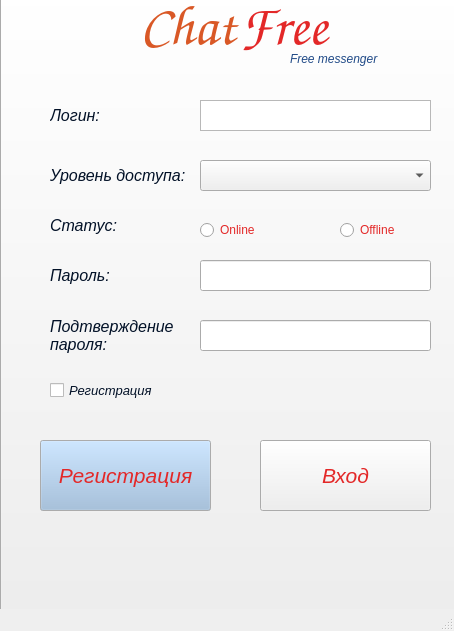
<?xml version="1.0" encoding="UTF-8"?>
<ui version="4.0">
 <class>MainWindow</class>
 <widget class="QMainWindow" name="MainWindow">
  <property name="geometry">
   <rect>
    <x>0</x>
    <y>0</y>
    <width>454</width>
    <height>631</height>
   </rect>
  </property>
  <property name="windowTitle">
   <string>ChatFree</string>
  </property>
  <property name="windowOpacity">
   <double>1.000000000000000</double>
  </property>
  <property name="toolTipDuration">
   <number>0</number>
  </property>
  <property name="layoutDirection">
   <enum>Qt::LeftToRight</enum>
  </property>
  <property name="autoFillBackground">
   <bool>true</bool>
  </property>
  <widget class="QWidget" name="centralwidget">
   <widget class="QTextEdit" name="login_text">
    <property name="geometry">
     <rect>
      <x>200</x>
      <y>100</y>
      <width>231</width>
      <height>31</height>
     </rect>
    </property>
   </widget>
   <widget class="QLabel" name="log_label">
    <property name="geometry">
     <rect>
      <x>50</x>
      <y>100</y>
      <width>131</width>
      <height>31</height>
     </rect>
    </property>
    <property name="palette">
     <palette>
      <active>
       <colorrole role="WindowText">
        <brush brushstyle="SolidPattern">
         <color alpha="255">
          <red>2</red>
          <green>17</green>
          <blue>39</blue>
         </color>
        </brush>
       </colorrole>
      </active>
      <inactive>
       <colorrole role="WindowText">
        <brush brushstyle="SolidPattern">
         <color alpha="255">
          <red>2</red>
          <green>17</green>
          <blue>39</blue>
         </color>
        </brush>
       </colorrole>
      </inactive>
      <disabled>
       <colorrole role="WindowText">
        <brush brushstyle="SolidPattern">
         <color alpha="255">
          <red>190</red>
          <green>190</green>
          <blue>190</blue>
         </color>
        </brush>
       </colorrole>
      </disabled>
     </palette>
    </property>
    <property name="font">
     <font>
      <family>Ubuntu</family>
      <pointsize>12</pointsize>
      <weight>50</weight>
      <italic>true</italic>
      <bold>false</bold>
     </font>
    </property>
    <property name="text">
     <string>Логин:</string>
    </property>
   </widget>
   <widget class="QLabel" name="label_2">
    <property name="geometry">
     <rect>
      <x>140</x>
      <y>0</y>
      <width>101</width>
      <height>51</height>
     </rect>
    </property>
    <property name="palette">
     <palette>
      <active>
       <colorrole role="WindowText">
        <brush brushstyle="SolidPattern">
         <color alpha="255">
          <red>217</red>
          <green>88</green>
          <blue>38</blue>
         </color>
        </brush>
       </colorrole>
      </active>
      <inactive>
       <colorrole role="WindowText">
        <brush brushstyle="SolidPattern">
         <color alpha="255">
          <red>217</red>
          <green>88</green>
          <blue>38</blue>
         </color>
        </brush>
       </colorrole>
      </inactive>
      <disabled>
       <colorrole role="WindowText">
        <brush brushstyle="SolidPattern">
         <color alpha="255">
          <red>190</red>
          <green>190</green>
          <blue>190</blue>
         </color>
        </brush>
       </colorrole>
      </disabled>
     </palette>
    </property>
    <property name="font">
     <font>
      <family>URW Chancery L</family>
      <pointsize>42</pointsize>
      <weight>75</weight>
      <italic>true</italic>
      <bold>true</bold>
     </font>
    </property>
    <property name="text">
     <string>Chat</string>
    </property>
   </widget>
   <widget class="QPushButton" name="enter_button">
    <property name="geometry">
     <rect>
      <x>260</x>
      <y>440</y>
      <width>171</width>
      <height>71</height>
     </rect>
    </property>
    <property name="palette">
     <palette>
      <active>
       <colorrole role="WindowText">
        <brush brushstyle="SolidPattern">
         <color alpha="255">
          <red>227</red>
          <green>40</green>
          <blue>40</blue>
         </color>
        </brush>
       </colorrole>
       <colorrole role="ButtonText">
        <brush brushstyle="SolidPattern">
         <color alpha="255">
          <red>227</red>
          <green>40</green>
          <blue>40</blue>
         </color>
        </brush>
       </colorrole>
      </active>
      <inactive>
       <colorrole role="WindowText">
        <brush brushstyle="SolidPattern">
         <color alpha="255">
          <red>227</red>
          <green>40</green>
          <blue>40</blue>
         </color>
        </brush>
       </colorrole>
       <colorrole role="ButtonText">
        <brush brushstyle="SolidPattern">
         <color alpha="255">
          <red>227</red>
          <green>40</green>
          <blue>40</blue>
         </color>
        </brush>
       </colorrole>
      </inactive>
      <disabled>
       <colorrole role="WindowText">
        <brush brushstyle="SolidPattern">
         <color alpha="255">
          <red>190</red>
          <green>190</green>
          <blue>190</blue>
         </color>
        </brush>
       </colorrole>
       <colorrole role="ButtonText">
        <brush brushstyle="SolidPattern">
         <color alpha="255">
          <red>190</red>
          <green>190</green>
          <blue>190</blue>
         </color>
        </brush>
       </colorrole>
      </disabled>
     </palette>
    </property>
    <property name="font">
     <font>
      <pointsize>16</pointsize>
      <italic>true</italic>
     </font>
    </property>
    <property name="text">
     <string>Вход</string>
    </property>
    <property name="iconSize">
     <size>
      <width>200</width>
      <height>200</height>
     </size>
    </property>
    <property name="shortcut">
     <string>Return</string>
    </property>
   </widget>
   <widget class="QLabel" name="lev_label">
    <property name="geometry">
     <rect>
      <x>50</x>
      <y>160</y>
      <width>141</width>
      <height>31</height>
     </rect>
    </property>
    <property name="palette">
     <palette>
      <active>
       <colorrole role="WindowText">
        <brush brushstyle="SolidPattern">
         <color alpha="255">
          <red>2</red>
          <green>17</green>
          <blue>39</blue>
         </color>
        </brush>
       </colorrole>
      </active>
      <inactive>
       <colorrole role="WindowText">
        <brush brushstyle="SolidPattern">
         <color alpha="255">
          <red>2</red>
          <green>17</green>
          <blue>39</blue>
         </color>
        </brush>
       </colorrole>
      </inactive>
      <disabled>
       <colorrole role="WindowText">
        <brush brushstyle="SolidPattern">
         <color alpha="255">
          <red>190</red>
          <green>190</green>
          <blue>190</blue>
         </color>
        </brush>
       </colorrole>
      </disabled>
     </palette>
    </property>
    <property name="font">
     <font>
      <family>Ubuntu</family>
      <pointsize>12</pointsize>
      <weight>50</weight>
      <italic>true</italic>
      <bold>false</bold>
     </font>
    </property>
    <property name="text">
     <string>Уровень доступа:</string>
    </property>
   </widget>
   <widget class="QLabel" name="pass_confirm_label">
    <property name="geometry">
     <rect>
      <x>50</x>
      <y>290</y>
      <width>131</width>
      <height>91</height>
     </rect>
    </property>
    <property name="palette">
     <palette>
      <active>
       <colorrole role="WindowText">
        <brush brushstyle="SolidPattern">
         <color alpha="255">
          <red>2</red>
          <green>17</green>
          <blue>39</blue>
         </color>
        </brush>
       </colorrole>
      </active>
      <inactive>
       <colorrole role="WindowText">
        <brush brushstyle="SolidPattern">
         <color alpha="255">
          <red>2</red>
          <green>17</green>
          <blue>39</blue>
         </color>
        </brush>
       </colorrole>
      </inactive>
      <disabled>
       <colorrole role="WindowText">
        <brush brushstyle="SolidPattern">
         <color alpha="255">
          <red>190</red>
          <green>190</green>
          <blue>190</blue>
         </color>
        </brush>
       </colorrole>
      </disabled>
     </palette>
    </property>
    <property name="font">
     <font>
      <pointsize>12</pointsize>
      <weight>50</weight>
      <italic>true</italic>
      <bold>false</bold>
     </font>
    </property>
    <property name="text">
     <string>Подтверждение пароля:</string>
    </property>
    <property name="textFormat">
     <enum>Qt::RichText</enum>
    </property>
    <property name="wordWrap">
     <bool>true</bool>
    </property>
   </widget>
   <widget class="QCheckBox" name="checkBox_registr">
    <property name="geometry">
     <rect>
      <x>50</x>
      <y>380</y>
      <width>111</width>
      <height>20</height>
     </rect>
    </property>
    <property name="palette">
     <palette>
      <active>
       <colorrole role="WindowText">
        <brush brushstyle="SolidPattern">
         <color alpha="255">
          <red>2</red>
          <green>17</green>
          <blue>39</blue>
         </color>
        </brush>
       </colorrole>
      </active>
      <inactive>
       <colorrole role="WindowText">
        <brush brushstyle="SolidPattern">
         <color alpha="255">
          <red>2</red>
          <green>17</green>
          <blue>39</blue>
         </color>
        </brush>
       </colorrole>
      </inactive>
      <disabled>
       <colorrole role="WindowText">
        <brush brushstyle="SolidPattern">
         <color alpha="255">
          <red>190</red>
          <green>190</green>
          <blue>190</blue>
         </color>
        </brush>
       </colorrole>
      </disabled>
     </palette>
    </property>
    <property name="font">
     <font>
      <pointsize>10</pointsize>
      <weight>50</weight>
      <italic>true</italic>
      <bold>false</bold>
     </font>
    </property>
    <property name="text">
     <string>Регистрация</string>
    </property>
   </widget>
   <widget class="QPushButton" name="registr_button">
    <property name="geometry">
     <rect>
      <x>40</x>
      <y>440</y>
      <width>171</width>
      <height>71</height>
     </rect>
    </property>
    <property name="palette">
     <palette>
      <active>
       <colorrole role="WindowText">
        <brush brushstyle="SolidPattern">
         <color alpha="255">
          <red>164</red>
          <green>0</green>
          <blue>0</blue>
         </color>
        </brush>
       </colorrole>
       <colorrole role="Button">
        <brush brushstyle="SolidPattern">
         <color alpha="255">
          <red>152</red>
          <green>185</green>
          <blue>220</blue>
         </color>
        </brush>
       </colorrole>
       <colorrole role="ButtonText">
        <brush brushstyle="SolidPattern">
         <color alpha="255">
          <red>227</red>
          <green>40</green>
          <blue>40</blue>
         </color>
        </brush>
       </colorrole>
      </active>
      <inactive>
       <colorrole role="WindowText">
        <brush brushstyle="SolidPattern">
         <color alpha="255">
          <red>164</red>
          <green>0</green>
          <blue>0</blue>
         </color>
        </brush>
       </colorrole>
       <colorrole role="Button">
        <brush brushstyle="SolidPattern">
         <color alpha="255">
          <red>152</red>
          <green>185</green>
          <blue>220</blue>
         </color>
        </brush>
       </colorrole>
       <colorrole role="ButtonText">
        <brush brushstyle="SolidPattern">
         <color alpha="255">
          <red>227</red>
          <green>40</green>
          <blue>40</blue>
         </color>
        </brush>
       </colorrole>
      </inactive>
      <disabled>
       <colorrole role="WindowText">
        <brush brushstyle="SolidPattern">
         <color alpha="255">
          <red>190</red>
          <green>190</green>
          <blue>190</blue>
         </color>
        </brush>
       </colorrole>
       <colorrole role="Button">
        <brush brushstyle="SolidPattern">
         <color alpha="255">
          <red>152</red>
          <green>185</green>
          <blue>220</blue>
         </color>
        </brush>
       </colorrole>
       <colorrole role="ButtonText">
        <brush brushstyle="SolidPattern">
         <color alpha="255">
          <red>190</red>
          <green>190</green>
          <blue>190</blue>
         </color>
        </brush>
       </colorrole>
      </disabled>
     </palette>
    </property>
    <property name="font">
     <font>
      <pointsize>16</pointsize>
      <italic>true</italic>
     </font>
    </property>
    <property name="cursor">
     <cursorShape>OpenHandCursor</cursorShape>
    </property>
    <property name="mouseTracking">
     <bool>false</bool>
    </property>
    <property name="text">
     <string>Регистрация</string>
    </property>
    <property name="iconSize">
     <size>
      <width>200</width>
      <height>200</height>
     </size>
    </property>
    <property name="shortcut">
     <string>Return</string>
    </property>
   </widget>
   <widget class="QComboBox" name="level_combobox">
    <property name="geometry">
     <rect>
      <x>200</x>
      <y>160</y>
      <width>231</width>
      <height>31</height>
     </rect>
    </property>
   </widget>
   <widget class="QLabel" name="lev_label_2">
    <property name="geometry">
     <rect>
      <x>50</x>
      <y>210</y>
      <width>131</width>
      <height>31</height>
     </rect>
    </property>
    <property name="palette">
     <palette>
      <active>
       <colorrole role="WindowText">
        <brush brushstyle="SolidPattern">
         <color alpha="255">
          <red>2</red>
          <green>17</green>
          <blue>39</blue>
         </color>
        </brush>
       </colorrole>
      </active>
      <inactive>
       <colorrole role="WindowText">
        <brush brushstyle="SolidPattern">
         <color alpha="255">
          <red>2</red>
          <green>17</green>
          <blue>39</blue>
         </color>
        </brush>
       </colorrole>
      </inactive>
      <disabled>
       <colorrole role="WindowText">
        <brush brushstyle="SolidPattern">
         <color alpha="255">
          <red>190</red>
          <green>190</green>
          <blue>190</blue>
         </color>
        </brush>
       </colorrole>
      </disabled>
     </palette>
    </property>
    <property name="font">
     <font>
      <pointsize>12</pointsize>
      <weight>50</weight>
      <italic>true</italic>
      <bold>false</bold>
     </font>
    </property>
    <property name="text">
     <string>Статус:</string>
    </property>
   </widget>
   <widget class="QRadioButton" name="online_RB">
    <property name="geometry">
     <rect>
      <x>200</x>
      <y>220</y>
      <width>95</width>
      <height>20</height>
     </rect>
    </property>
    <property name="palette">
     <palette>
      <active>
       <colorrole role="WindowText">
        <brush brushstyle="SolidPattern">
         <color alpha="255">
          <red>227</red>
          <green>40</green>
          <blue>40</blue>
         </color>
        </brush>
       </colorrole>
      </active>
      <inactive>
       <colorrole role="WindowText">
        <brush brushstyle="SolidPattern">
         <color alpha="255">
          <red>227</red>
          <green>40</green>
          <blue>40</blue>
         </color>
        </brush>
       </colorrole>
      </inactive>
      <disabled>
       <colorrole role="WindowText">
        <brush brushstyle="SolidPattern">
         <color alpha="255">
          <red>190</red>
          <green>190</green>
          <blue>190</blue>
         </color>
        </brush>
       </colorrole>
      </disabled>
     </palette>
    </property>
    <property name="text">
     <string>Online</string>
    </property>
   </widget>
   <widget class="QRadioButton" name="offline_RB">
    <property name="geometry">
     <rect>
      <x>340</x>
      <y>220</y>
      <width>95</width>
      <height>20</height>
     </rect>
    </property>
    <property name="palette">
     <palette>
      <active>
       <colorrole role="WindowText">
        <brush brushstyle="SolidPattern">
         <color alpha="255">
          <red>227</red>
          <green>40</green>
          <blue>40</blue>
         </color>
        </brush>
       </colorrole>
      </active>
      <inactive>
       <colorrole role="WindowText">
        <brush brushstyle="SolidPattern">
         <color alpha="255">
          <red>227</red>
          <green>40</green>
          <blue>40</blue>
         </color>
        </brush>
       </colorrole>
      </inactive>
      <disabled>
       <colorrole role="WindowText">
        <brush brushstyle="SolidPattern">
         <color alpha="255">
          <red>190</red>
          <green>190</green>
          <blue>190</blue>
         </color>
        </brush>
       </colorrole>
      </disabled>
     </palette>
    </property>
    <property name="text">
     <string>Offline</string>
    </property>
   </widget>
   <widget class="QLabel" name="label">
    <property name="geometry">
     <rect>
      <x>290</x>
      <y>50</y>
      <width>111</width>
      <height>17</height>
     </rect>
    </property>
    <property name="palette">
     <palette>
      <active>
       <colorrole role="WindowText">
        <brush brushstyle="SolidPattern">
         <color alpha="255">
          <red>32</red>
          <green>74</green>
          <blue>135</blue>
         </color>
        </brush>
       </colorrole>
      </active>
      <inactive>
       <colorrole role="WindowText">
        <brush brushstyle="SolidPattern">
         <color alpha="255">
          <red>32</red>
          <green>74</green>
          <blue>135</blue>
         </color>
        </brush>
       </colorrole>
      </inactive>
      <disabled>
       <colorrole role="WindowText">
        <brush brushstyle="SolidPattern">
         <color alpha="255">
          <red>190</red>
          <green>190</green>
          <blue>190</blue>
         </color>
        </brush>
       </colorrole>
      </disabled>
     </palette>
    </property>
    <property name="font">
     <font>
      <italic>true</italic>
      <strikeout>false</strikeout>
      <kerning>true</kerning>
     </font>
    </property>
    <property name="text">
     <string>Free messenger</string>
    </property>
   </widget>
   <widget class="QLineEdit" name="password_confirm">
    <property name="geometry">
     <rect>
      <x>200</x>
      <y>320</y>
      <width>231</width>
      <height>31</height>
     </rect>
    </property>
   </widget>
   <widget class="QLineEdit" name="password">
    <property name="geometry">
     <rect>
      <x>200</x>
      <y>260</y>
      <width>231</width>
      <height>31</height>
     </rect>
    </property>
   </widget>
   <widget class="QPushButton" name="background_bt">
    <property name="geometry">
     <rect>
      <x>0</x>
      <y>-10</y>
      <width>460</width>
      <height>630</height>
     </rect>
    </property>
    <property name="sizePolicy">
     <sizepolicy hsizetype="Ignored" vsizetype="Ignored">
      <horstretch>0</horstretch>
      <verstretch>0</verstretch>
     </sizepolicy>
    </property>
    <property name="font">
     <font>
      <family>URW Chancery L</family>
      <italic>true</italic>
     </font>
    </property>
    <property name="toolTipDuration">
     <number>0</number>
    </property>
    <property name="layoutDirection">
     <enum>Qt::LeftToRight</enum>
    </property>
    <property name="autoFillBackground">
     <bool>true</bool>
    </property>
    <property name="text">
     <string/>
    </property>
    <property name="icon">
     <iconset>
      <normaloff>Img/main.jpg</normaloff>Img/main.jpg</iconset>
    </property>
    <property name="iconSize">
     <size>
      <width>700</width>
      <height>799</height>
     </size>
    </property>
    <property name="autoRepeatDelay">
     <number>0</number>
    </property>
    <property name="autoRepeatInterval">
     <number>0</number>
    </property>
    <property name="autoDefault">
     <bool>false</bool>
    </property>
   </widget>
   <widget class="QLabel" name="label_3">
    <property name="geometry">
     <rect>
      <x>240</x>
      <y>0</y>
      <width>101</width>
      <height>51</height>
     </rect>
    </property>
    <property name="palette">
     <palette>
      <active>
       <colorrole role="WindowText">
        <brush brushstyle="SolidPattern">
         <color alpha="255">
          <red>227</red>
          <green>40</green>
          <blue>40</blue>
         </color>
        </brush>
       </colorrole>
      </active>
      <inactive>
       <colorrole role="WindowText">
        <brush brushstyle="SolidPattern">
         <color alpha="255">
          <red>227</red>
          <green>40</green>
          <blue>40</blue>
         </color>
        </brush>
       </colorrole>
      </inactive>
      <disabled>
       <colorrole role="WindowText">
        <brush brushstyle="SolidPattern">
         <color alpha="255">
          <red>190</red>
          <green>190</green>
          <blue>190</blue>
         </color>
        </brush>
       </colorrole>
      </disabled>
     </palette>
    </property>
    <property name="font">
     <font>
      <family>URW Chancery L</family>
      <pointsize>42</pointsize>
      <weight>75</weight>
      <italic>true</italic>
      <bold>true</bold>
     </font>
    </property>
    <property name="text">
     <string>Free</string>
    </property>
   </widget>
   <widget class="QLabel" name="password_label">
    <property name="geometry">
     <rect>
      <x>50</x>
      <y>260</y>
      <width>131</width>
      <height>31</height>
     </rect>
    </property>
    <property name="palette">
     <palette>
      <active>
       <colorrole role="WindowText">
        <brush brushstyle="SolidPattern">
         <color alpha="255">
          <red>2</red>
          <green>17</green>
          <blue>39</blue>
         </color>
        </brush>
       </colorrole>
      </active>
      <inactive>
       <colorrole role="WindowText">
        <brush brushstyle="SolidPattern">
         <color alpha="255">
          <red>2</red>
          <green>17</green>
          <blue>39</blue>
         </color>
        </brush>
       </colorrole>
      </inactive>
      <disabled>
       <colorrole role="WindowText">
        <brush brushstyle="SolidPattern">
         <color alpha="255">
          <red>190</red>
          <green>190</green>
          <blue>190</blue>
         </color>
        </brush>
       </colorrole>
      </disabled>
     </palette>
    </property>
    <property name="font">
     <font>
      <pointsize>12</pointsize>
      <weight>50</weight>
      <italic>true</italic>
      <bold>false</bold>
     </font>
    </property>
    <property name="text">
     <string>Пароль:</string>
    </property>
   </widget>
   <zorder>background_bt</zorder>
   <zorder>login_text</zorder>
   <zorder>log_label</zorder>
   <zorder>label_2</zorder>
   <zorder>enter_button</zorder>
   <zorder>lev_label</zorder>
   <zorder>pass_confirm_label</zorder>
   <zorder>checkBox_registr</zorder>
   <zorder>registr_button</zorder>
   <zorder>level_combobox</zorder>
   <zorder>lev_label_2</zorder>
   <zorder>online_RB</zorder>
   <zorder>offline_RB</zorder>
   <zorder>label</zorder>
   <zorder>password_confirm</zorder>
   <zorder>password</zorder>
   <zorder>label_3</zorder>
   <zorder>password_label</zorder>
  </widget>
  <widget class="QMenuBar" name="menubar">
   <property name="geometry">
    <rect>
     <x>0</x>
     <y>0</y>
     <width>454</width>
     <height>22</height>
    </rect>
   </property>
  </widget>
  <widget class="QStatusBar" name="statusbar"/>
 </widget>
 <resources/>
 <connections/>
</ui>
